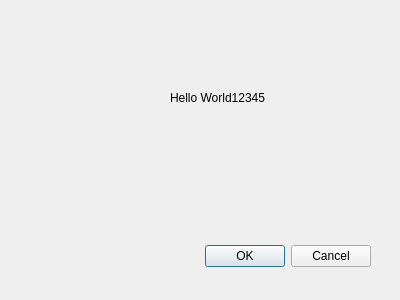
<?xml version="1.0" encoding="UTF-8"?>
<ui version="4.0">
 <class>TestPlugin</class>
 <widget class="QDialog" name="TestPlugin">
  <property name="geometry">
   <rect>
    <x>0</x>
    <y>0</y>
    <width>400</width>
    <height>300</height>
   </rect>
  </property>
  <property name="windowTitle">
   <string>TestPlugin</string>
  </property>
  <widget class="QDialogButtonBox" name="buttonBox">
   <property name="geometry">
    <rect>
     <x>30</x>
     <y>240</y>
     <width>341</width>
     <height>32</height>
    </rect>
   </property>
   <property name="orientation">
    <enum>Qt::Horizontal</enum>
   </property>
   <property name="standardButtons">
    <set>QDialogButtonBox::Cancel|QDialogButtonBox::Ok</set>
   </property>
  </widget>
  <widget class="QLabel" name="label">
   <property name="geometry">
    <rect>
     <x>170</x>
     <y>90</y>
     <width>171</width>
     <height>16</height>
    </rect>
   </property>
   <property name="text">
    <string>Hello World12345</string>
   </property>
  </widget>
 </widget>
 <resources/>
 <connections>
  <connection>
   <sender>buttonBox</sender>
   <signal>accepted()</signal>
   <receiver>TestPlugin</receiver>
   <slot>accept()</slot>
   <hints>
    <hint type="sourcelabel">
     <x>248</x>
     <y>254</y>
    </hint>
    <hint type="destinationlabel">
     <x>157</x>
     <y>274</y>
    </hint>
   </hints>
  </connection>
  <connection>
   <sender>buttonBox</sender>
   <signal>rejected()</signal>
   <receiver>TestPlugin</receiver>
   <slot>reject()</slot>
   <hints>
    <hint type="sourcelabel">
     <x>316</x>
     <y>260</y>
    </hint>
    <hint type="destinationlabel">
     <x>286</x>
     <y>274</y>
    </hint>
   </hints>
  </connection>
 </connections>
</ui>
